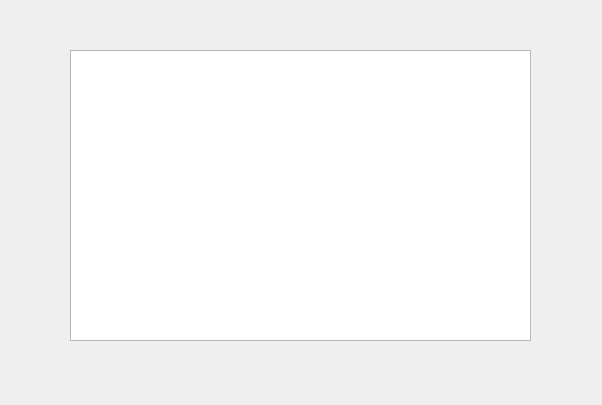
<?xml version="1.0" encoding="UTF-8"?>
<ui version="4.0">
 <class>fm_pontos</class>
 <widget class="QDialog" name="fm_pontos">
  <property name="geometry">
   <rect>
    <x>0</x>
    <y>0</y>
    <width>602</width>
    <height>405</height>
   </rect>
  </property>
  <property name="windowTitle">
   <string>Dialog</string>
  </property>
  <widget class="QTableWidget" name="tb_pontos">
   <property name="geometry">
    <rect>
     <x>70</x>
     <y>50</y>
     <width>461</width>
     <height>291</height>
    </rect>
   </property>
  </widget>
 </widget>
 <resources/>
 <connections/>
</ui>
